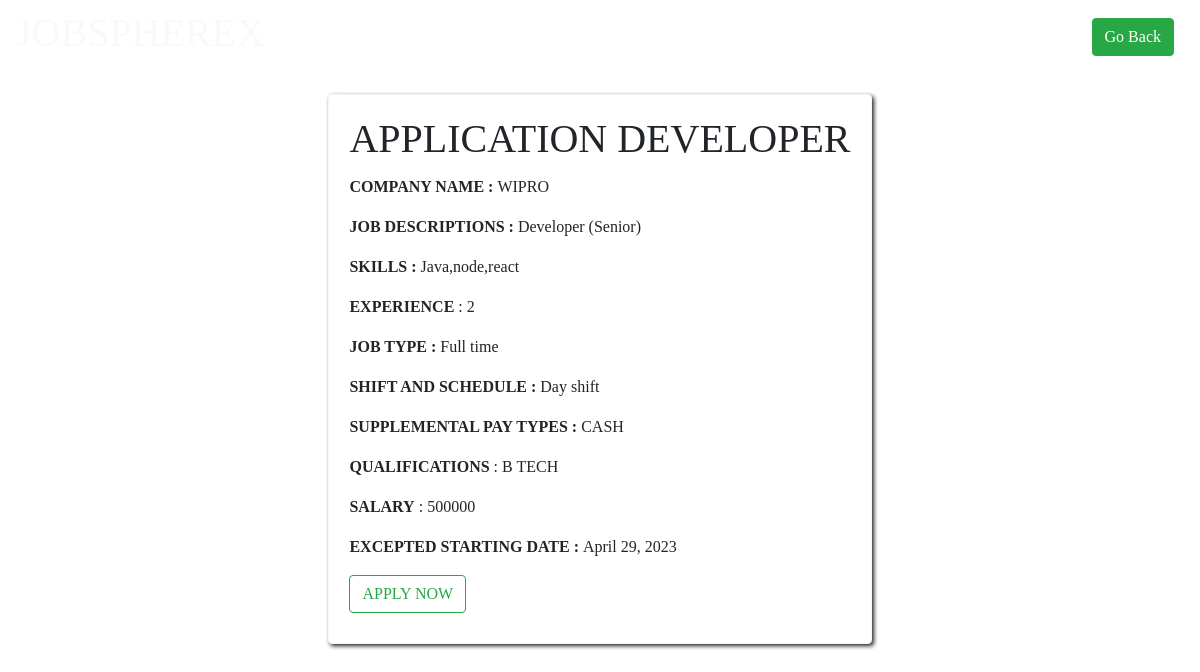
Page /single2 (signed in) on the committed database.
### app/models.py (models this page shows)
class job(models.Model):
    user=models.ForeignKey(company_reg,on_delete=models.CASCADE)
    job_details=models.CharField(max_length=50,null=True)
    job_description=models.TextField(max_length=500,null=True)
    company_name=models.CharField(max_length=50,null=True)
    skills=models.CharField(max_length=100,null=True)
    experience=models.CharField(max_length=40,null=True)
    qualification=models.CharField(max_length=100,null=True)
    benifits=models.CharField(max_length=100,null=True)
    pay_types=models.CharField(max_length=100,null=True)
    salary=models.IntegerField(null=True)
    date=models.DateField(null=True)

### app/views.py (the view)
# urls.py: path('single<str:pk>',views.job_view,name='detail'),
@login_required(login_url='logi')
def job_view(request,pk):
    b=job.objects.filter(id=pk)
    return render(request,'job_view.html',{'key':b})

### app/templates/job_view.html (shortened to what this page needs)
<!DOCTYPE html>
<html lang="en">
<head>
    <link rel="stylesheet" href="https://use.fontawesome.com/releases/v5.7.0/css/all.css">
    <link rel="stylesheet" href="https://cdn.jsdelivr.net/npm/bootstrap@4.6.2/dist/css/bootstrap.min.css"
>
</head>
<body>
    <div class="container-fuild">
        <nav class="navbar navbar-expand-sm">
            <h1 class="text-light">JOBSPHEREX</h1>
                <div class="collapse navbar-collapse" id="collapsibleNavbar">
                    <ul class="navbar-nav ml-auto">
                         <li class="nav-item">
                            <a class="btn btn-success" onclick=history.back()>Go Back</a>
                         </li>
                    </ul>
                </div>
        </nav>
    </div>
    <div class="container">
        <div class="card" style="width: fit-content; height: 550px;">
            <div class="card-body">
                {% for i in key %}
                    <h1 class="card-title text-center">{{i.job_details}}</h1>
                    <p class="card-text">
                        <strong>COMPANY NAME : </strong> {{i.company_name}}</p>
                    <p class="card-text">
                        <strong>JOB DESCRIPTIONS  : </strong> {{i.job_description}}</p>
                    <p class="card-text">
                        <strong>SKILLS : </strong> {{i.skills}}</p>
                    <p class="card-text">
                        <strong>EXPERIENCE</strong> : {{i.experience}}</p>
                    <p class="card-text">
                        <strong> JOB TYPE : </strong>  Full time</p>
                    <p class="card-text">
                        <strong> SHIFT AND SCHEDULE : </strong>  Day shift</p>
                    <p class="card-text">
                        <strong> SUPPLEMENTAL PAY TYPES : </strong>  {{i.pay_types}}</p>
                    <p class="card-text">
                        <strong>QUALIFICATIONS</strong> : {{i.qualification}}</p>
                    <p class="card-text">
                        <strong>SALARY</strong> : {{i.salary}}</p>
                    <p class="card-text">
                        <strong>EXCEPTED STARTING DATE : </strong>{{i.date}}</p>
                                <a href="{% url 'uforms' i.id %}">
                                    <button class="btn btn-outline-success">APPLY NOW</button>
                                </a>
                {% endfor %}
            </div> <br><br>
        </div>
    </div>
</body>
</html>

### app/templates/job_view.html (style rules this page uses)
body { font-family: 'montserrat'; background-image: url('https://i.pinimg.com/originals/00/46/84/0046847bf336510adf9cbed0c2ab9654.jpg'); background-repeat: no-repeat; background-size: cover; }
.navbar li { padding: 10px; }
.card { margin: auto; border: 1px solid whitesmoke; box-shadow: 2px 2px 4px; }
.container { margin-top: 20px; }

### rows in the picture
job: job_details "APPLICATION DEVELOPER", company_name "WIPRO", job_description "Developer (Senior)", skills "Java,node,react", experience "2", pay_types "CASH", qualification "B TECH", salary "500000", date "April 29, 2023"
